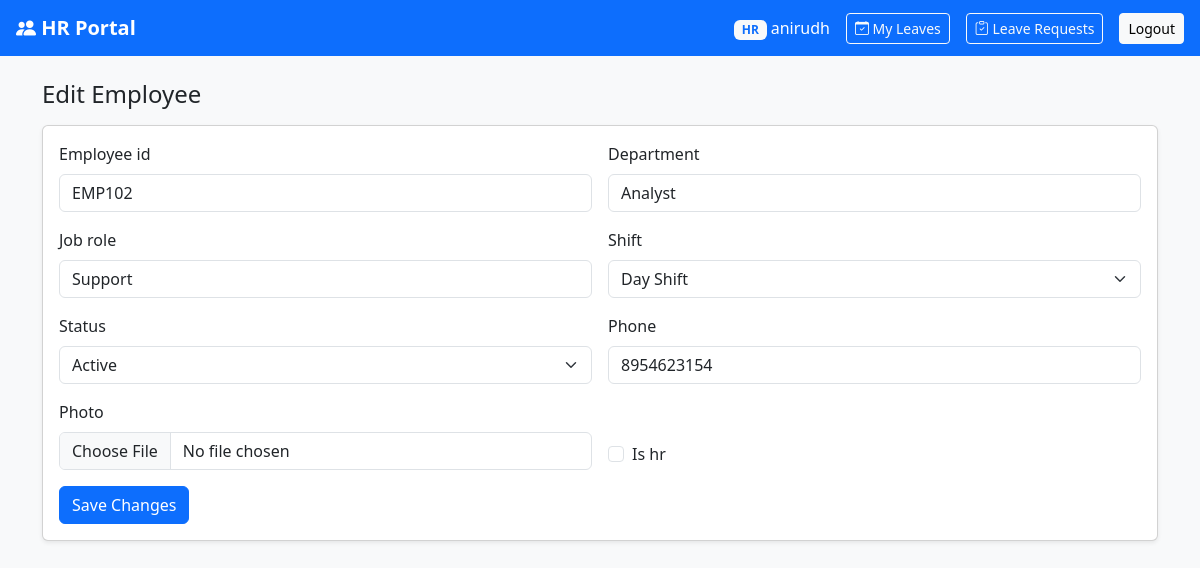
The page /employees/2/edit/ (signed in) on the database its author committed.
### employees/models.py (models this page shows, shortened)
class Employee(models.Model):
    class Status(models.TextChoices):
        ACTIVE = "ACTIVE", "Active"
        INACTIVE = "INACTIVE", "Inactive"
        ON_LEAVE = "ON_LEAVE", "On Leave"
    class Shift(models.TextChoices):
        DAY = "DAY", "Day Shift"
        NIGHT = "NIGHT", "Night Shift"
        REGULAR = "REGULAR", "Regular Shift"
    user = models.OneToOneField(User, on_delete=models.CASCADE, related_name="employee_profile")
    employee_id = models.CharField(max_length=20, unique=True)  # e.g. EMP001
    department = models.ForeignKey(Department, on_delete=models.SET_NULL, null=True, related_name="employees")
    job_role = models.CharField(max_length=100)  # e.g. "Software Engineer"
    shift = models.CharField(max_length=10, choices=Shift.choices, default=Shift.DAY)
    status = models.CharField(max_length=10, choices=Status.choices, default=Status.ACTIVE)
    photo = models.ImageField(upload_to="employee_photos/", blank=True, null=True)
    phone = models.CharField(max_length=20, blank=True)
    date_joined = models.DateField(auto_now_add=True)
    is_hr = models.BooleanField(default=False)
    class Meta:
        ordering = ["employee_id"]

### employees/views.py (the view)
# urls.py: path('employees/<int:pk>/edit/', views.employee_edit, name='employee_edit'),
@login_required
@user_passes_test(is_hr_user, login_url='dashboard')
def employee_edit(request, pk):
    employee = get_object_or_404(Employee, pk=pk)
    if request.method == 'POST':
        emp_form = EmployeeForm(request.POST, request.FILES, instance=employee)
        if emp_form.is_valid():
            emp_form.save()
            messages.success(request, "Employee updated.")
            return redirect('employee_detail', pk=employee.pk)
    else:
        emp_form = EmployeeForm(instance=employee)
    return render(request, 'employees/employee_form.html',
                  {'emp_form': emp_form, 'is_new': False, 'employee': employee})

### employees/forms.py (shortened to what this page needs)
class EmployeeForm(forms.ModelForm):
    department = forms.CharField(max_length=100, required=False)
    class Meta:
        model = Employee
        fields = ['employee_id', 'job_role', 'shift', 'status', 'photo', 'phone', 'is_hr']
    def __init__(self, *args, **kwargs):
        super().__init__(*args, **kwargs)
        if self.instance and self.instance.pk and self.instance.department:
            self.fields['department'].initial = self.instance.department.name
        for name, field in self.fields.items():
            if name == 'is_hr':
                field.widget.attrs.update({'class': 'form-check-input'})
            elif isinstance(field.widget, forms.Select):
                field.widget.attrs.update({'class': 'form-select'})
            else:
                field.widget.attrs.update({'class': 'form-control'})

### employees/views.py (called while the page is built)
def is_hr_user(user):
    return hasattr(user, 'employee_profile') and user.employee_profile.is_hr

### employees/templates/employees/employee_form.html (shortened to what this page needs)
{% extends 'employees/base.html' %}
{% block content %}
<h4 class="mb-3">{% if is_new %}Add Employee{% else %}Edit Employee{% endif %}</h4>
<div class="card shadow-sm">
    <div class="card-body">
        <form method="post" enctype="multipart/form-data">
            <div class="row g-3">
                <div class="col-md-6">
                    <label class="form-label">{{ emp_form.employee_id.label }}</label>
                    {{ emp_form.employee_id }}
                </div>
                <div class="col-md-6">
                    <label class="form-label">{{ emp_form.department.label }}</label>
                    {{ emp_form.department }}
                </div>
                <div class="col-md-6">
                    <label class="form-label">{{ emp_form.job_role.label }}</label>
                    {{ emp_form.job_role }}
                </div>
                <div class="col-md-6">
                    <label class="form-label">{{ emp_form.shift.label }}</label>
                    {{ emp_form.shift }}
                </div>
                <div class="col-md-6">
                    <label class="form-label">{{ emp_form.status.label }}</label>
                    {{ emp_form.status }}
                </div>
                <div class="col-md-6">
                    <label class="form-label">{{ emp_form.phone.label }}</label>
                    {{ emp_form.phone }}
                </div>
                <div class="col-md-6">
                    <label class="form-label">{{ emp_form.photo.label }}</label>
                    {{ emp_form.photo }}
                </div>
                <div class="col-md-6 d-flex align-items-end">
                    <div class="form-check mb-1">
                        {{ emp_form.is_hr }}
                        <label class="form-check-label">{{ emp_form.is_hr.label }}</label>
                    </div>
                </div>
            </div>
            <button type="submit" class="btn btn-primary mt-3">
                {% if is_new %}Add Employee{% else %}Save Changes{% endif %}
            </button>
        </form>
    </div>
</div>
{% endblock %}

### employees/templates/employees/base.html (shortened to what this page needs)
<!DOCTYPE html>
<html lang="en">
<head>
    <link href="https://cdn.jsdelivr.net/npm/bootstrap@5.3.3/dist/css/bootstrap.min.css" rel="stylesheet">
    <link href="https://cdn.jsdelivr.net/npm/bootstrap-icons@1.11.3/font/bootstrap-icons.css" rel="stylesheet">
</head>
<body class="bg-light">
    {% if user.is_authenticated %}
    <nav class="navbar navbar-dark bg-primary px-3">
        <a href="{% if user.employee_profile.is_hr %}{% url 'hr_dashboard' %}{% else %}{% url 'dashboard' %}{% endif %}" class="navbar-brand fw-bold text-white text-decoration-none"><i class="bi bi-people-fill"></i> HR Portal</a>
        <div class="d-flex align-items-center text-white gap-3">
            <span>{% if user.employee_profile.is_hr %}<span class="badge bg-light text-primary me-1">HR</span>{% endif %}{{ user.get_full_name|default:user.username }}</span>
            <a href="{% url 'my_leave_requests' %}" class="btn btn-sm btn-outline-light">
                <i class="bi bi-calendar-check"></i> My Leaves
            </a>
            {% if user.employee_profile.is_hr %}
            <a href="{% url 'hr_leave_requests' %}" class="btn btn-sm btn-outline-light">
                <i class="bi bi-clipboard-check"></i> Leave Requests
            </a>
            {% endif %}
            <a href="{% url 'logout' %}" class="btn btn-sm btn-light">Logout</a>
        </div>
    </nav>
    {% endif %}
    <div class="container py-4">
        {% block content %}{% endblock %}
    </div>
</body>
</html>

### rows shown on the page
Employee: employee_id "EMP102", department "Analyst", job_role "Support", shift "Day Shift", status "Active", phone "8954623154"

### other values the page prints
{{ user.get_full_name|default:user.username }} "anirudh"
{{ emp_form.employee_id.label }} "Employee id"
{{ emp_form.department.label }} "Department"
{{ emp_form.job_role.label }} "Job role"
{{ emp_form.shift.label }} "Shift"
{{ emp_form.status.label }} "Status"
{{ emp_form.phone.label }} "Phone"
{{ emp_form.photo.label }} "Photo"
{{ emp_form.is_hr.label }} "Is hr"
